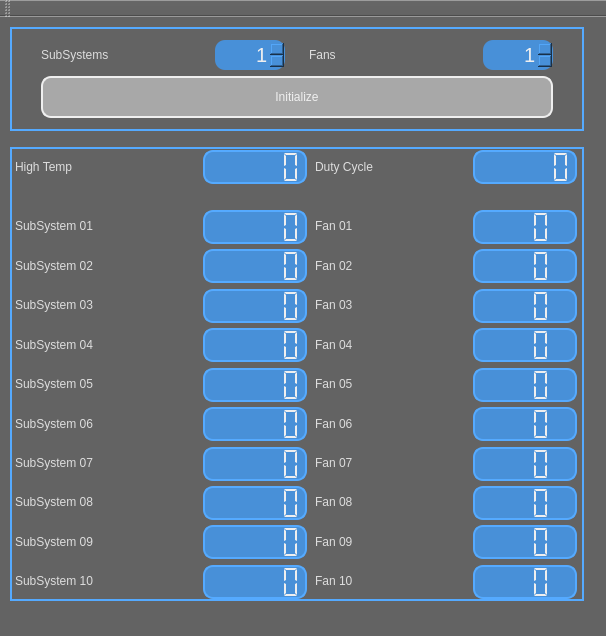
<?xml version="1.0" encoding="UTF-8"?>
<ui version="4.0">
 <class>FanControlUIClass</class>
 <widget class="QMainWindow" name="FanControlUIClass">
  <property name="geometry">
   <rect>
    <x>0</x>
    <y>0</y>
    <width>606</width>
    <height>636</height>
   </rect>
  </property>
  <property name="sizePolicy">
   <sizepolicy hsizetype="Fixed" vsizetype="Fixed">
    <horstretch>0</horstretch>
    <verstretch>0</verstretch>
   </sizepolicy>
  </property>
  <property name="minimumSize">
   <size>
    <width>606</width>
    <height>636</height>
   </size>
  </property>
  <property name="maximumSize">
   <size>
    <width>606</width>
    <height>636</height>
   </size>
  </property>
  <property name="windowTitle">
   <string>Fan Control Demo</string>
  </property>
  <property name="styleSheet">
   <string notr="true">QMainWindow{
	background-color: rgb(99, 99, 99);
}
QWidget{
	background-color: rgb(99, 99, 99);
}</string>
  </property>
  <widget class="QWidget" name="centralWidget">
   <widget class="QFrame" name="gridFrame">
    <property name="geometry">
     <rect>
      <x>10</x>
      <y>130</y>
      <width>574</width>
      <height>454</height>
     </rect>
    </property>
    <property name="sizePolicy">
     <sizepolicy hsizetype="Fixed" vsizetype="Fixed">
      <horstretch>0</horstretch>
      <verstretch>0</verstretch>
     </sizepolicy>
    </property>
    <property name="minimumSize">
     <size>
      <width>574</width>
      <height>454</height>
     </size>
    </property>
    <property name="autoFillBackground">
     <bool>false</bool>
    </property>
    <property name="styleSheet">
     <string notr="true">QFrame { 
   border: 2px solid rgb(85, 170, 255);
	min-height: 450px;
	max-height: 450px;
	min-width: 570px;
	max-width: 570px;
} </string>
    </property>
    <property name="frameShape">
     <enum>QFrame::NoFrame</enum>
    </property>
    <property name="frameShadow">
     <enum>QFrame::Plain</enum>
    </property>
    <property name="lineWidth">
     <number>1</number>
    </property>
    <property name="midLineWidth">
     <number>0</number>
    </property>
    <layout class="QGridLayout" name="gridLayout" columnstretch="0,0,0,0,0,0">
     <property name="sizeConstraint">
      <enum>QLayout::SetDefaultConstraint</enum>
     </property>
     <property name="leftMargin">
      <number>1</number>
     </property>
     <property name="topMargin">
      <number>1</number>
     </property>
     <property name="rightMargin">
      <number>1</number>
     </property>
     <property name="bottomMargin">
      <number>1</number>
     </property>
     <item row="7" column="4">
      <widget class="QLabel" name="lblPwmc05">
       <property name="sizePolicy">
        <sizepolicy hsizetype="Fixed" vsizetype="Fixed">
         <horstretch>0</horstretch>
         <verstretch>0</verstretch>
        </sizepolicy>
       </property>
       <property name="styleSheet">
        <string notr="true">QLabel{
	font: 75 12pt &quot;UD Digi Kyokasho NP-B&quot;;
	color:rgb(221, 221, 221);
   border: none;
	min-height: 30px;
	max-height: 30px;
	min-width: 150px;
	max-width: 150px;
}</string>
       </property>
       <property name="text">
        <string>Fan 05</string>
       </property>
      </widget>
     </item>
     <item row="5" column="3">
      <widget class="QLCDNumber" name="numSubSys03">
       <property name="sizePolicy">
        <sizepolicy hsizetype="Fixed" vsizetype="Fixed">
         <horstretch>0</horstretch>
         <verstretch>0</verstretch>
        </sizepolicy>
       </property>
       <property name="font">
        <font>
         <pointsize>10</pointsize>
         <weight>75</weight>
         <bold>true</bold>
        </font>
       </property>
       <property name="styleSheet">
        <string notr="true">QLCDNumber{
	background-color: rgb(72, 144, 216);
	color: rgb(239, 239, 239);
   border-width: 2px;
   border-radius: 10px;
	min-height: 30px;
	max-height: 30px;
	min-width: 100px;
	max-width: 100px;
}</string>
       </property>
       <property name="smallDecimalPoint">
        <bool>true</bool>
       </property>
       <property name="segmentStyle">
        <enum>QLCDNumber::Flat</enum>
       </property>
      </widget>
     </item>
     <item row="0" column="3">
      <widget class="QLCDNumber" name="numHighTemp">
       <property name="sizePolicy">
        <sizepolicy hsizetype="Fixed" vsizetype="Fixed">
         <horstretch>0</horstretch>
         <verstretch>0</verstretch>
        </sizepolicy>
       </property>
       <property name="styleSheet">
        <string notr="true">QLCDNumber{
	background-color: rgb(72, 144, 216);
	color: rgb(239, 239, 239);
   border-width: 2px;
   border-radius: 10px;
	min-height: 30px;
	max-height: 30px;
	min-width: 100px;
	max-width: 100px;
}</string>
       </property>
       <property name="smallDecimalPoint">
        <bool>true</bool>
       </property>
       <property name="segmentStyle">
        <enum>QLCDNumber::Flat</enum>
       </property>
      </widget>
     </item>
     <item row="9" column="2">
      <widget class="QLabel" name="lblSubSys07">
       <property name="sizePolicy">
        <sizepolicy hsizetype="Fixed" vsizetype="Fixed">
         <horstretch>0</horstretch>
         <verstretch>0</verstretch>
        </sizepolicy>
       </property>
       <property name="styleSheet">
        <string notr="true">QLabel{
	font: 75 12pt &quot;UD Digi Kyokasho NP-B&quot;;
	color:rgb(221, 221, 221);
   border: none;
	min-height: 30px;
	max-height: 30px;
	min-width: 180px;
	max-width: 180px;
}</string>
       </property>
       <property name="text">
        <string>SubSystem 07</string>
       </property>
      </widget>
     </item>
     <item row="3" column="2">
      <widget class="QLabel" name="lblSubSys01">
       <property name="sizePolicy">
        <sizepolicy hsizetype="Fixed" vsizetype="Fixed">
         <horstretch>0</horstretch>
         <verstretch>0</verstretch>
        </sizepolicy>
       </property>
       <property name="styleSheet">
        <string notr="true">QLabel{
	font: 75 12pt &quot;UD Digi Kyokasho NP-B&quot;;
	color:rgb(221, 221, 221);
   border: none;
	min-height: 30px;
	max-height: 30px;
	min-width: 180px;
	max-width: 180px;
}</string>
       </property>
       <property name="text">
        <string>SubSystem 01</string>
       </property>
      </widget>
     </item>
     <item row="4" column="3">
      <widget class="QLCDNumber" name="numSubSys02">
       <property name="sizePolicy">
        <sizepolicy hsizetype="Fixed" vsizetype="Fixed">
         <horstretch>0</horstretch>
         <verstretch>0</verstretch>
        </sizepolicy>
       </property>
       <property name="font">
        <font>
         <pointsize>10</pointsize>
         <weight>75</weight>
         <bold>true</bold>
        </font>
       </property>
       <property name="styleSheet">
        <string notr="true">QLCDNumber{
	background-color: rgb(72, 144, 216);
	color: rgb(239, 239, 239);
   border-width: 2px;
   border-radius: 10px;
	min-height: 30px;
	max-height: 30px;
	min-width: 100px;
	max-width: 100px;
}</string>
       </property>
       <property name="smallDecimalPoint">
        <bool>true</bool>
       </property>
       <property name="segmentStyle">
        <enum>QLCDNumber::Flat</enum>
       </property>
      </widget>
     </item>
     <item row="6" column="4">
      <widget class="QLabel" name="lblPwmc04">
       <property name="sizePolicy">
        <sizepolicy hsizetype="Fixed" vsizetype="Fixed">
         <horstretch>0</horstretch>
         <verstretch>0</verstretch>
        </sizepolicy>
       </property>
       <property name="styleSheet">
        <string notr="true">QLabel{
	font: 75 12pt &quot;UD Digi Kyokasho NP-B&quot;;
	color:rgb(221, 221, 221);
   border: none;
	min-height: 30px;
	max-height: 30px;
	min-width: 150px;
	max-width: 150px;
}</string>
       </property>
       <property name="text">
        <string>Fan 04</string>
       </property>
      </widget>
     </item>
     <item row="7" column="3">
      <widget class="QLCDNumber" name="numSubSys05">
       <property name="sizePolicy">
        <sizepolicy hsizetype="Fixed" vsizetype="Fixed">
         <horstretch>0</horstretch>
         <verstretch>0</verstretch>
        </sizepolicy>
       </property>
       <property name="font">
        <font>
         <pointsize>10</pointsize>
         <weight>75</weight>
         <bold>true</bold>
        </font>
       </property>
       <property name="styleSheet">
        <string notr="true">QLCDNumber{
	background-color: rgb(72, 144, 216);
	color: rgb(239, 239, 239);
   border-width: 2px;
   border-radius: 10px;
	min-height: 30px;
	max-height: 30px;
	min-width: 100px;
	max-width: 100px;
}</string>
       </property>
       <property name="smallDecimalPoint">
        <bool>true</bool>
       </property>
       <property name="segmentStyle">
        <enum>QLCDNumber::Flat</enum>
       </property>
      </widget>
     </item>
     <item row="8" column="2">
      <widget class="QLabel" name="lblSubSys06">
       <property name="sizePolicy">
        <sizepolicy hsizetype="Fixed" vsizetype="Fixed">
         <horstretch>0</horstretch>
         <verstretch>0</verstretch>
        </sizepolicy>
       </property>
       <property name="styleSheet">
        <string notr="true">QLabel{
	font: 75 12pt &quot;UD Digi Kyokasho NP-B&quot;;
	color:rgb(221, 221, 221);
   border: none;
	min-height: 30px;
	max-height: 30px;
	min-width: 180px;
	max-width: 180px;
}</string>
       </property>
       <property name="text">
        <string>SubSystem 06</string>
       </property>
      </widget>
     </item>
     <item row="11" column="2">
      <widget class="QLabel" name="lblSubSys09">
       <property name="sizePolicy">
        <sizepolicy hsizetype="Fixed" vsizetype="Fixed">
         <horstretch>0</horstretch>
         <verstretch>0</verstretch>
        </sizepolicy>
       </property>
       <property name="styleSheet">
        <string notr="true">QLabel{
	font: 75 12pt &quot;UD Digi Kyokasho NP-B&quot;;
	color:rgb(221, 221, 221);
   border: none;
	min-height: 30px;
	max-height: 30px;
	min-width: 180px;
	max-width: 180px;
}</string>
       </property>
       <property name="text">
        <string>SubSystem 09</string>
       </property>
      </widget>
     </item>
     <item row="4" column="2">
      <widget class="QLabel" name="lblSubSys02">
       <property name="sizePolicy">
        <sizepolicy hsizetype="Fixed" vsizetype="Fixed">
         <horstretch>0</horstretch>
         <verstretch>0</verstretch>
        </sizepolicy>
       </property>
       <property name="styleSheet">
        <string notr="true">QLabel{
	font: 75 12pt &quot;UD Digi Kyokasho NP-B&quot;;
	color:rgb(221, 221, 221);
   border: none;
	min-height: 30px;
	max-height: 30px;
	min-width: 180px;
	max-width: 180px;
}</string>
       </property>
       <property name="text">
        <string>SubSystem 02</string>
       </property>
      </widget>
     </item>
     <item row="7" column="2">
      <widget class="QLabel" name="lblSubSys05">
       <property name="sizePolicy">
        <sizepolicy hsizetype="Fixed" vsizetype="Fixed">
         <horstretch>0</horstretch>
         <verstretch>0</verstretch>
        </sizepolicy>
       </property>
       <property name="styleSheet">
        <string notr="true">QLabel{
	font: 75 12pt &quot;UD Digi Kyokasho NP-B&quot;;
	color:rgb(221, 221, 221);
   border: none;
	min-height: 30px;
	max-height: 30px;
	min-width: 180px;
	max-width: 180px;
}</string>
       </property>
       <property name="text">
        <string>SubSystem 05</string>
       </property>
      </widget>
     </item>
     <item row="4" column="4">
      <widget class="QLabel" name="lblPwmc02">
       <property name="sizePolicy">
        <sizepolicy hsizetype="Fixed" vsizetype="Fixed">
         <horstretch>0</horstretch>
         <verstretch>0</verstretch>
        </sizepolicy>
       </property>
       <property name="styleSheet">
        <string notr="true">QLabel{
	font: 75 12pt &quot;UD Digi Kyokasho NP-B&quot;;
	color:rgb(221, 221, 221);
   border: none;
	min-height: 30px;
	max-height: 30px;
	min-width: 150px;
	max-width: 150px;
}</string>
       </property>
       <property name="text">
        <string>Fan 02</string>
       </property>
      </widget>
     </item>
     <item row="0" column="5">
      <widget class="QLCDNumber" name="numDutyCycle">
       <property name="sizePolicy">
        <sizepolicy hsizetype="Fixed" vsizetype="Fixed">
         <horstretch>0</horstretch>
         <verstretch>0</verstretch>
        </sizepolicy>
       </property>
       <property name="font">
        <font>
         <pointsize>10</pointsize>
         <weight>50</weight>
         <bold>false</bold>
        </font>
       </property>
       <property name="styleSheet">
        <string notr="true">QLCDNumber{
	background-color: rgb(72, 144, 216);
	color: rgb(239, 239, 239);
   border-width: 2px;
   border-radius: 10px;
	min-height: 30px;
	max-height: 30px;
	min-width: 100px;
	max-width: 100px;
}</string>
       </property>
       <property name="frameShape">
        <enum>QFrame::Box</enum>
       </property>
       <property name="frameShadow">
        <enum>QFrame::Raised</enum>
       </property>
       <property name="lineWidth">
        <number>1</number>
       </property>
       <property name="smallDecimalPoint">
        <bool>true</bool>
       </property>
       <property name="digitCount">
        <number>5</number>
       </property>
       <property name="segmentStyle">
        <enum>QLCDNumber::Flat</enum>
       </property>
      </widget>
     </item>
     <item row="6" column="3">
      <widget class="QLCDNumber" name="numSubSys04">
       <property name="sizePolicy">
        <sizepolicy hsizetype="Fixed" vsizetype="Fixed">
         <horstretch>0</horstretch>
         <verstretch>0</verstretch>
        </sizepolicy>
       </property>
       <property name="font">
        <font>
         <pointsize>10</pointsize>
         <weight>75</weight>
         <bold>true</bold>
        </font>
       </property>
       <property name="styleSheet">
        <string notr="true">QLCDNumber{
	background-color: rgb(72, 144, 216);
	color: rgb(239, 239, 239);
   border-width: 2px;
   border-radius: 10px;
	min-height: 30px;
	max-height: 30px;
	min-width: 100px;
	max-width: 100px;
}</string>
       </property>
       <property name="smallDecimalPoint">
        <bool>true</bool>
       </property>
       <property name="segmentStyle">
        <enum>QLCDNumber::Flat</enum>
       </property>
      </widget>
     </item>
     <item row="3" column="4">
      <widget class="QLabel" name="lblPwmc01">
       <property name="sizePolicy">
        <sizepolicy hsizetype="Fixed" vsizetype="Fixed">
         <horstretch>0</horstretch>
         <verstretch>0</verstretch>
        </sizepolicy>
       </property>
       <property name="styleSheet">
        <string notr="true">QLabel{
	font: 75 12pt &quot;UD Digi Kyokasho NP-B&quot;;
	color:rgb(221, 221, 221);
   border: none;
	min-height: 30px;
	max-height: 30px;
	min-width: 150px;
	max-width: 150px;
}</string>
       </property>
       <property name="text">
        <string>Fan 01</string>
       </property>
      </widget>
     </item>
     <item row="3" column="3">
      <widget class="QLCDNumber" name="numSubSys01">
       <property name="sizePolicy">
        <sizepolicy hsizetype="Fixed" vsizetype="Fixed">
         <horstretch>0</horstretch>
         <verstretch>0</verstretch>
        </sizepolicy>
       </property>
       <property name="font">
        <font>
         <pointsize>10</pointsize>
         <weight>75</weight>
         <bold>true</bold>
        </font>
       </property>
       <property name="styleSheet">
        <string notr="true">QLCDNumber{
	background-color: rgb(72, 144, 216);
	color: rgb(239, 239, 239);
   border-width: 2px;
   border-radius: 10px;
	min-height: 30px;
	max-height: 30px;
	min-width: 100px;
	max-width: 100px;
}</string>
       </property>
       <property name="smallDecimalPoint">
        <bool>true</bool>
       </property>
       <property name="segmentStyle">
        <enum>QLCDNumber::Flat</enum>
       </property>
      </widget>
     </item>
     <item row="0" column="2">
      <widget class="QLabel" name="lblHighTemp">
       <property name="sizePolicy">
        <sizepolicy hsizetype="Fixed" vsizetype="Fixed">
         <horstretch>0</horstretch>
         <verstretch>0</verstretch>
        </sizepolicy>
       </property>
       <property name="minimumSize">
        <size>
         <width>180</width>
         <height>30</height>
        </size>
       </property>
       <property name="styleSheet">
        <string notr="true">QLabel{
	font: 75 12pt &quot;UD Digi Kyokasho NP-B&quot;;
	color:rgb(221, 221, 221);
   border: none;
	min-height: 30px;
	max-height: 30px;
	min-width: 180px;
	max-width: 180px;
}</string>
       </property>
       <property name="text">
        <string>High Temp</string>
       </property>
      </widget>
     </item>
     <item row="7" column="5">
      <widget class="QLCDNumber" name="numPwmc05">
       <property name="sizePolicy">
        <sizepolicy hsizetype="Fixed" vsizetype="Fixed">
         <horstretch>0</horstretch>
         <verstretch>0</verstretch>
        </sizepolicy>
       </property>
       <property name="font">
        <font>
         <pointsize>10</pointsize>
         <weight>75</weight>
         <bold>true</bold>
        </font>
       </property>
       <property name="styleSheet">
        <string notr="true">QLCDNumber{
	background-color: rgb(72, 144, 216);
	color: rgb(239, 239, 239);
   border-width: 2px;
   border-radius: 10px;
	min-height: 30px;
	max-height: 30px;
	min-width: 100px;
	max-width: 100px;
}</string>
       </property>
       <property name="digitCount">
        <number>3</number>
       </property>
       <property name="segmentStyle">
        <enum>QLCDNumber::Flat</enum>
       </property>
      </widget>
     </item>
     <item row="1" column="2" colspan="4">
      <spacer name="horizontalSpacer">
       <property name="orientation">
        <enum>Qt::Horizontal</enum>
       </property>
       <property name="sizeHint" stdset="0">
        <size>
         <width>40</width>
         <height>20</height>
        </size>
       </property>
      </spacer>
     </item>
     <item row="6" column="2">
      <widget class="QLabel" name="lblSubSys04">
       <property name="sizePolicy">
        <sizepolicy hsizetype="Fixed" vsizetype="Fixed">
         <horstretch>0</horstretch>
         <verstretch>0</verstretch>
        </sizepolicy>
       </property>
       <property name="styleSheet">
        <string notr="true">QLabel{
	font: 75 12pt &quot;UD Digi Kyokasho NP-B&quot;;
	color:rgb(221, 221, 221);
   border: none;
	min-height: 30px;
	max-height: 30px;
	min-width: 180px;
	max-width: 180px;
}</string>
       </property>
       <property name="text">
        <string>SubSystem 04</string>
       </property>
      </widget>
     </item>
     <item row="0" column="4">
      <widget class="QLabel" name="lblDutyCycle">
       <property name="sizePolicy">
        <sizepolicy hsizetype="Fixed" vsizetype="Fixed">
         <horstretch>0</horstretch>
         <verstretch>0</verstretch>
        </sizepolicy>
       </property>
       <property name="styleSheet">
        <string notr="true">QLabel{
	font: 75 12pt &quot;UD Digi Kyokasho NP-B&quot;;
	color:rgb(221, 221, 221);
   border: none;
	min-height: 30px;
	max-height: 30px;
	min-width: 150px;
	max-width: 150px;
}</string>
       </property>
       <property name="text">
        <string>Duty Cycle</string>
       </property>
      </widget>
     </item>
     <item row="5" column="2">
      <widget class="QLabel" name="lblSubSys03">
       <property name="sizePolicy">
        <sizepolicy hsizetype="Fixed" vsizetype="Fixed">
         <horstretch>0</horstretch>
         <verstretch>0</verstretch>
        </sizepolicy>
       </property>
       <property name="styleSheet">
        <string notr="true">QLabel{
	font: 75 12pt &quot;UD Digi Kyokasho NP-B&quot;;
	color:rgb(221, 221, 221);
   border: none;
	min-height: 30px;
	max-height: 30px;
	min-width: 180px;
	max-width: 180px;
}</string>
       </property>
       <property name="text">
        <string>SubSystem 03</string>
       </property>
      </widget>
     </item>
     <item row="6" column="5">
      <widget class="QLCDNumber" name="numPwmc04">
       <property name="sizePolicy">
        <sizepolicy hsizetype="Fixed" vsizetype="Fixed">
         <horstretch>0</horstretch>
         <verstretch>0</verstretch>
        </sizepolicy>
       </property>
       <property name="font">
        <font>
         <pointsize>10</pointsize>
         <weight>75</weight>
         <bold>true</bold>
        </font>
       </property>
       <property name="styleSheet">
        <string notr="true">QLCDNumber{
	background-color: rgb(72, 144, 216);
	color: rgb(239, 239, 239);
   border-width: 2px;
   border-radius: 10px;
	min-height: 30px;
	max-height: 30px;
	min-width: 100px;
	max-width: 100px;
}</string>
       </property>
       <property name="digitCount">
        <number>3</number>
       </property>
       <property name="segmentStyle">
        <enum>QLCDNumber::Flat</enum>
       </property>
      </widget>
     </item>
     <item row="3" column="5">
      <widget class="QLCDNumber" name="numPwmc01">
       <property name="sizePolicy">
        <sizepolicy hsizetype="Fixed" vsizetype="Fixed">
         <horstretch>0</horstretch>
         <verstretch>0</verstretch>
        </sizepolicy>
       </property>
       <property name="font">
        <font>
         <pointsize>10</pointsize>
         <weight>75</weight>
         <bold>true</bold>
        </font>
       </property>
       <property name="styleSheet">
        <string notr="true">QLCDNumber{
	background-color: rgb(72, 144, 216);
	color: rgb(239, 239, 239);
   border-width: 2px;
   border-radius: 10px;
	min-height: 30px;
	max-height: 30px;
	min-width: 100px;
	max-width: 100px;
}</string>
       </property>
       <property name="digitCount">
        <number>3</number>
       </property>
       <property name="segmentStyle">
        <enum>QLCDNumber::Flat</enum>
       </property>
      </widget>
     </item>
     <item row="5" column="5">
      <widget class="QLCDNumber" name="numPwmc03">
       <property name="sizePolicy">
        <sizepolicy hsizetype="Fixed" vsizetype="Fixed">
         <horstretch>0</horstretch>
         <verstretch>0</verstretch>
        </sizepolicy>
       </property>
       <property name="font">
        <font>
         <pointsize>10</pointsize>
         <weight>75</weight>
         <bold>true</bold>
        </font>
       </property>
       <property name="styleSheet">
        <string notr="true">QLCDNumber{
	background-color: rgb(72, 144, 216);
	color: rgb(239, 239, 239);
   border-width: 2px;
   border-radius: 10px;
	min-height: 30px;
	max-height: 30px;
	min-width: 100px;
	max-width: 100px;
}</string>
       </property>
       <property name="digitCount">
        <number>3</number>
       </property>
       <property name="segmentStyle">
        <enum>QLCDNumber::Flat</enum>
       </property>
      </widget>
     </item>
     <item row="10" column="2">
      <widget class="QLabel" name="lblSubSys08">
       <property name="sizePolicy">
        <sizepolicy hsizetype="Fixed" vsizetype="Fixed">
         <horstretch>0</horstretch>
         <verstretch>0</verstretch>
        </sizepolicy>
       </property>
       <property name="styleSheet">
        <string notr="true">QLabel{
	font: 75 12pt &quot;UD Digi Kyokasho NP-B&quot;;
	color:rgb(221, 221, 221);
   border: none;
	min-height: 30px;
	max-height: 30px;
	min-width: 180px;
	max-width: 180px;
}</string>
       </property>
       <property name="text">
        <string>SubSystem 08</string>
       </property>
      </widget>
     </item>
     <item row="5" column="4">
      <widget class="QLabel" name="lblPwmc03">
       <property name="sizePolicy">
        <sizepolicy hsizetype="Fixed" vsizetype="Fixed">
         <horstretch>0</horstretch>
         <verstretch>0</verstretch>
        </sizepolicy>
       </property>
       <property name="styleSheet">
        <string notr="true">QLabel{
	font: 75 12pt &quot;UD Digi Kyokasho NP-B&quot;;
	color:rgb(221, 221, 221);
   border: none;
	min-height: 30px;
	max-height: 30px;
	min-width: 150px;
	max-width: 150px;
}</string>
       </property>
       <property name="text">
        <string>Fan 03</string>
       </property>
      </widget>
     </item>
     <item row="4" column="5">
      <widget class="QLCDNumber" name="numPwmc02">
       <property name="sizePolicy">
        <sizepolicy hsizetype="Fixed" vsizetype="Fixed">
         <horstretch>0</horstretch>
         <verstretch>0</verstretch>
        </sizepolicy>
       </property>
       <property name="font">
        <font>
         <pointsize>10</pointsize>
         <weight>75</weight>
         <bold>true</bold>
        </font>
       </property>
       <property name="styleSheet">
        <string notr="true">QLCDNumber{
	background-color: rgb(72, 144, 216);
	color: rgb(239, 239, 239);
   border-width: 2px;
   border-radius: 10px;
	min-height: 30px;
	max-height: 30px;
	min-width: 100px;
	max-width: 100px;
}</string>
       </property>
       <property name="digitCount">
        <number>3</number>
       </property>
       <property name="segmentStyle">
        <enum>QLCDNumber::Flat</enum>
       </property>
      </widget>
     </item>
     <item row="12" column="2">
      <widget class="QLabel" name="lblSubSys10">
       <property name="sizePolicy">
        <sizepolicy hsizetype="Fixed" vsizetype="Fixed">
         <horstretch>0</horstretch>
         <verstretch>0</verstretch>
        </sizepolicy>
       </property>
       <property name="styleSheet">
        <string notr="true">QLabel{
	font: 75 12pt &quot;UD Digi Kyokasho NP-B&quot;;
	color:rgb(221, 221, 221);
   border: none;
	min-height: 30px;
	max-height: 30px;
	min-width: 180px;
	max-width: 180px;
}</string>
       </property>
       <property name="text">
        <string>SubSystem 10</string>
       </property>
      </widget>
     </item>
     <item row="8" column="3">
      <widget class="QLCDNumber" name="numSubSys06">
       <property name="sizePolicy">
        <sizepolicy hsizetype="Fixed" vsizetype="Fixed">
         <horstretch>0</horstretch>
         <verstretch>0</verstretch>
        </sizepolicy>
       </property>
       <property name="font">
        <font>
         <pointsize>10</pointsize>
         <weight>75</weight>
         <bold>true</bold>
        </font>
       </property>
       <property name="styleSheet">
        <string notr="true">QLCDNumber{
	background-color: rgb(72, 144, 216);
	color: rgb(239, 239, 239);
   border-width: 2px;
   border-radius: 10px;
	min-height: 30px;
	max-height: 30px;
	min-width: 100px;
	max-width: 100px;
}</string>
       </property>
       <property name="smallDecimalPoint">
        <bool>true</bool>
       </property>
       <property name="segmentStyle">
        <enum>QLCDNumber::Flat</enum>
       </property>
      </widget>
     </item>
     <item row="9" column="3">
      <widget class="QLCDNumber" name="numSubSys07">
       <property name="sizePolicy">
        <sizepolicy hsizetype="Fixed" vsizetype="Fixed">
         <horstretch>0</horstretch>
         <verstretch>0</verstretch>
        </sizepolicy>
       </property>
       <property name="font">
        <font>
         <pointsize>10</pointsize>
         <weight>75</weight>
         <bold>true</bold>
        </font>
       </property>
       <property name="styleSheet">
        <string notr="true">QLCDNumber{
	background-color: rgb(72, 144, 216);
	color: rgb(239, 239, 239);
   border-width: 2px;
   border-radius: 10px;
	min-height: 30px;
	max-height: 30px;
	min-width: 100px;
	max-width: 100px;
}</string>
       </property>
       <property name="smallDecimalPoint">
        <bool>true</bool>
       </property>
       <property name="segmentStyle">
        <enum>QLCDNumber::Flat</enum>
       </property>
      </widget>
     </item>
     <item row="10" column="3">
      <widget class="QLCDNumber" name="numSubSys08">
       <property name="sizePolicy">
        <sizepolicy hsizetype="Fixed" vsizetype="Fixed">
         <horstretch>0</horstretch>
         <verstretch>0</verstretch>
        </sizepolicy>
       </property>
       <property name="font">
        <font>
         <pointsize>10</pointsize>
         <weight>75</weight>
         <bold>true</bold>
        </font>
       </property>
       <property name="styleSheet">
        <string notr="true">QLCDNumber{
	background-color: rgb(72, 144, 216);
	color: rgb(239, 239, 239);
   border-width: 2px;
   border-radius: 10px;
	min-height: 30px;
	max-height: 30px;
	min-width: 100px;
	max-width: 100px;
}</string>
       </property>
       <property name="smallDecimalPoint">
        <bool>true</bool>
       </property>
       <property name="segmentStyle">
        <enum>QLCDNumber::Flat</enum>
       </property>
      </widget>
     </item>
     <item row="11" column="3">
      <widget class="QLCDNumber" name="numSubSys09">
       <property name="sizePolicy">
        <sizepolicy hsizetype="Fixed" vsizetype="Fixed">
         <horstretch>0</horstretch>
         <verstretch>0</verstretch>
        </sizepolicy>
       </property>
       <property name="font">
        <font>
         <pointsize>10</pointsize>
         <weight>75</weight>
         <bold>true</bold>
        </font>
       </property>
       <property name="styleSheet">
        <string notr="true">QLCDNumber{
	background-color: rgb(72, 144, 216);
	color: rgb(239, 239, 239);
   border-width: 2px;
   border-radius: 10px;
	min-height: 30px;
	max-height: 30px;
	min-width: 100px;
	max-width: 100px;
}</string>
       </property>
       <property name="smallDecimalPoint">
        <bool>true</bool>
       </property>
       <property name="segmentStyle">
        <enum>QLCDNumber::Flat</enum>
       </property>
      </widget>
     </item>
     <item row="12" column="3">
      <widget class="QLCDNumber" name="numSubSys10">
       <property name="sizePolicy">
        <sizepolicy hsizetype="Fixed" vsizetype="Fixed">
         <horstretch>0</horstretch>
         <verstretch>0</verstretch>
        </sizepolicy>
       </property>
       <property name="font">
        <font>
         <pointsize>10</pointsize>
         <weight>75</weight>
         <bold>true</bold>
        </font>
       </property>
       <property name="styleSheet">
        <string notr="true">QLCDNumber{
	background-color: rgb(72, 144, 216);
	color: rgb(239, 239, 239);
   border-width: 2px;
   border-radius: 10px;
	min-height: 30px;
	max-height: 30px;
	min-width: 100px;
	max-width: 100px;
}</string>
       </property>
       <property name="smallDecimalPoint">
        <bool>true</bool>
       </property>
       <property name="segmentStyle">
        <enum>QLCDNumber::Flat</enum>
       </property>
      </widget>
     </item>
     <item row="8" column="5">
      <widget class="QLCDNumber" name="numPwmc06">
       <property name="sizePolicy">
        <sizepolicy hsizetype="Fixed" vsizetype="Fixed">
         <horstretch>0</horstretch>
         <verstretch>0</verstretch>
        </sizepolicy>
       </property>
       <property name="font">
        <font>
         <pointsize>10</pointsize>
         <weight>75</weight>
         <bold>true</bold>
        </font>
       </property>
       <property name="styleSheet">
        <string notr="true">QLCDNumber{
	background-color: rgb(72, 144, 216);
	color: rgb(239, 239, 239);
   border-width: 2px;
   border-radius: 10px;
	min-height: 30px;
	max-height: 30px;
	min-width: 100px;
	max-width: 100px;
}</string>
       </property>
       <property name="digitCount">
        <number>3</number>
       </property>
       <property name="segmentStyle">
        <enum>QLCDNumber::Flat</enum>
       </property>
      </widget>
     </item>
     <item row="9" column="5">
      <widget class="QLCDNumber" name="numPwmc07">
       <property name="sizePolicy">
        <sizepolicy hsizetype="Fixed" vsizetype="Fixed">
         <horstretch>0</horstretch>
         <verstretch>0</verstretch>
        </sizepolicy>
       </property>
       <property name="font">
        <font>
         <pointsize>10</pointsize>
         <weight>75</weight>
         <bold>true</bold>
        </font>
       </property>
       <property name="styleSheet">
        <string notr="true">QLCDNumber{
	background-color: rgb(72, 144, 216);
	color: rgb(239, 239, 239);
   border-width: 2px;
   border-radius: 10px;
	min-height: 30px;
	max-height: 30px;
	min-width: 100px;
	max-width: 100px;
}</string>
       </property>
       <property name="digitCount">
        <number>3</number>
       </property>
       <property name="segmentStyle">
        <enum>QLCDNumber::Flat</enum>
       </property>
      </widget>
     </item>
     <item row="10" column="5">
      <widget class="QLCDNumber" name="numPwmc08">
       <property name="sizePolicy">
        <sizepolicy hsizetype="Fixed" vsizetype="Fixed">
         <horstretch>0</horstretch>
         <verstretch>0</verstretch>
        </sizepolicy>
       </property>
       <property name="font">
        <font>
         <pointsize>10</pointsize>
         <weight>75</weight>
         <bold>true</bold>
        </font>
       </property>
       <property name="styleSheet">
        <string notr="true">QLCDNumber{
	background-color: rgb(72, 144, 216);
	color: rgb(239, 239, 239);
   border-width: 2px;
   border-radius: 10px;
	min-height: 30px;
	max-height: 30px;
	min-width: 100px;
	max-width: 100px;
}</string>
       </property>
       <property name="digitCount">
        <number>3</number>
       </property>
       <property name="segmentStyle">
        <enum>QLCDNumber::Flat</enum>
       </property>
      </widget>
     </item>
     <item row="11" column="5">
      <widget class="QLCDNumber" name="numPwmc09">
       <property name="sizePolicy">
        <sizepolicy hsizetype="Fixed" vsizetype="Fixed">
         <horstretch>0</horstretch>
         <verstretch>0</verstretch>
        </sizepolicy>
       </property>
       <property name="font">
        <font>
         <pointsize>10</pointsize>
         <weight>75</weight>
         <bold>true</bold>
        </font>
       </property>
       <property name="styleSheet">
        <string notr="true">QLCDNumber{
	background-color: rgb(72, 144, 216);
	color: rgb(239, 239, 239);
   border-width: 2px;
   border-radius: 10px;
	min-height: 30px;
	max-height: 30px;
	min-width: 100px;
	max-width: 100px;
}</string>
       </property>
       <property name="digitCount">
        <number>3</number>
       </property>
       <property name="segmentStyle">
        <enum>QLCDNumber::Flat</enum>
       </property>
      </widget>
     </item>
     <item row="12" column="5">
      <widget class="QLCDNumber" name="numPwmc10">
       <property name="sizePolicy">
        <sizepolicy hsizetype="Fixed" vsizetype="Fixed">
         <horstretch>0</horstretch>
         <verstretch>0</verstretch>
        </sizepolicy>
       </property>
       <property name="font">
        <font>
         <pointsize>10</pointsize>
         <weight>75</weight>
         <bold>true</bold>
        </font>
       </property>
       <property name="styleSheet">
        <string notr="true">QLCDNumber{
	background-color: rgb(72, 144, 216);
	color: rgb(239, 239, 239);
   border-width: 2px;
   border-radius: 10px;
	min-height: 30px;
	max-height: 30px;
	min-width: 100px;
	max-width: 100px;
}</string>
       </property>
       <property name="digitCount">
        <number>3</number>
       </property>
       <property name="segmentStyle">
        <enum>QLCDNumber::Flat</enum>
       </property>
      </widget>
     </item>
     <item row="8" column="4">
      <widget class="QLabel" name="lblPwmc06">
       <property name="sizePolicy">
        <sizepolicy hsizetype="Fixed" vsizetype="Fixed">
         <horstretch>0</horstretch>
         <verstretch>0</verstretch>
        </sizepolicy>
       </property>
       <property name="styleSheet">
        <string notr="true">QLabel{
	font: 75 12pt &quot;UD Digi Kyokasho NP-B&quot;;
	color:rgb(221, 221, 221);
   border: none;
	min-height: 30px;
	max-height: 30px;
	min-width: 150px;
	max-width: 150px;
}</string>
       </property>
       <property name="text">
        <string>Fan 06</string>
       </property>
      </widget>
     </item>
     <item row="9" column="4">
      <widget class="QLabel" name="lblPwmc07">
       <property name="sizePolicy">
        <sizepolicy hsizetype="Fixed" vsizetype="Fixed">
         <horstretch>0</horstretch>
         <verstretch>0</verstretch>
        </sizepolicy>
       </property>
       <property name="styleSheet">
        <string notr="true">QLabel{
	font: 75 12pt &quot;UD Digi Kyokasho NP-B&quot;;
	color:rgb(221, 221, 221);
   border: none;
	min-height: 30px;
	max-height: 30px;
	min-width: 150px;
	max-width: 150px;
}</string>
       </property>
       <property name="text">
        <string>Fan 07</string>
       </property>
      </widget>
     </item>
     <item row="10" column="4">
      <widget class="QLabel" name="lblPwmc08">
       <property name="sizePolicy">
        <sizepolicy hsizetype="Fixed" vsizetype="Fixed">
         <horstretch>0</horstretch>
         <verstretch>0</verstretch>
        </sizepolicy>
       </property>
       <property name="styleSheet">
        <string notr="true">QLabel{
	font: 75 12pt &quot;UD Digi Kyokasho NP-B&quot;;
	color:rgb(221, 221, 221);
   border: none;
	min-height: 30px;
	max-height: 30px;
	min-width: 150px;
	max-width: 150px;
}</string>
       </property>
       <property name="text">
        <string>Fan 08</string>
       </property>
      </widget>
     </item>
     <item row="11" column="4">
      <widget class="QLabel" name="lblPwmc09">
       <property name="sizePolicy">
        <sizepolicy hsizetype="Fixed" vsizetype="Fixed">
         <horstretch>0</horstretch>
         <verstretch>0</verstretch>
        </sizepolicy>
       </property>
       <property name="styleSheet">
        <string notr="true">QLabel{
	font: 75 12pt &quot;UD Digi Kyokasho NP-B&quot;;
	color:rgb(221, 221, 221);
   border: none;
	min-height: 30px;
	max-height: 30px;
	min-width: 150px;
	max-width: 150px;
}</string>
       </property>
       <property name="text">
        <string>Fan 09</string>
       </property>
      </widget>
     </item>
     <item row="12" column="4">
      <widget class="QLabel" name="lblPwmc10">
       <property name="sizePolicy">
        <sizepolicy hsizetype="Fixed" vsizetype="Fixed">
         <horstretch>0</horstretch>
         <verstretch>0</verstretch>
        </sizepolicy>
       </property>
       <property name="styleSheet">
        <string notr="true">QLabel{
	font: 75 12pt &quot;UD Digi Kyokasho NP-B&quot;;
	color:rgb(221, 221, 221);
   border: none;
	min-height: 30px;
	max-height: 30px;
	min-width: 150px;
	max-width: 150px;
}</string>
       </property>
       <property name="text">
        <string>Fan 10</string>
       </property>
      </widget>
     </item>
    </layout>
    <zorder>lblSubSys03</zorder>
    <zorder>lblSubSys02</zorder>
    <zorder>lblSubSys01</zorder>
    <zorder>lblPwmc01</zorder>
    <zorder>lblPwmc02</zorder>
    <zorder>lblPwmc03</zorder>
    <zorder>lblSubSys05</zorder>
    <zorder>lblSubSys04</zorder>
    <zorder>lblPwmc04</zorder>
    <zorder>lblPwmc05</zorder>
    <zorder>lblHighTemp</zorder>
    <zorder>lblDutyCycle</zorder>
    <zorder>horizontalSpacer</zorder>
    <zorder>numPwmc04</zorder>
    <zorder>numPwmc02</zorder>
    <zorder>numSubSys01</zorder>
    <zorder>numSubSys03</zorder>
    <zorder>numHighTemp</zorder>
    <zorder>numPwmc01</zorder>
    <zorder>numSubSys02</zorder>
    <zorder>numDutyCycle</zorder>
    <zorder>numSubSys04</zorder>
    <zorder>numSubSys05</zorder>
    <zorder>numPwmc05</zorder>
    <zorder>numPwmc03</zorder>
    <zorder>lblSubSys06</zorder>
    <zorder>lblSubSys07</zorder>
    <zorder>lblSubSys08</zorder>
    <zorder>lblSubSys09</zorder>
    <zorder>lblSubSys10</zorder>
    <zorder>numSubSys06</zorder>
    <zorder>numSubSys07</zorder>
    <zorder>numSubSys08</zorder>
    <zorder>numSubSys09</zorder>
    <zorder>numSubSys10</zorder>
    <zorder>lblPwmc06</zorder>
    <zorder>lblPwmc07</zorder>
    <zorder>lblPwmc08</zorder>
    <zorder>lblPwmc09</zorder>
    <zorder>lblPwmc10</zorder>
    <zorder>numPwmc09</zorder>
    <zorder>numPwmc06</zorder>
    <zorder>numPwmc07</zorder>
    <zorder>numPwmc10</zorder>
    <zorder>numPwmc08</zorder>
   </widget>
   <widget class="QFrame" name="gridFrame">
    <property name="geometry">
     <rect>
      <x>10</x>
      <y>10</y>
      <width>574</width>
      <height>104</height>
     </rect>
    </property>
    <property name="sizePolicy">
     <sizepolicy hsizetype="Fixed" vsizetype="Fixed">
      <horstretch>0</horstretch>
      <verstretch>0</verstretch>
     </sizepolicy>
    </property>
    <property name="styleSheet">
     <string notr="true">QFrame { 
   border: 2px solid rgb(85, 170, 255);
	min-height: 100px;
	max-height: 100px;
	min-width: 570px;
	max-width: 570px;
} </string>
    </property>
    <layout class="QGridLayout" name="gridLayout_2">
     <item row="0" column="2">
      <widget class="QLabel" name="lblNumFans">
       <property name="styleSheet">
        <string notr="true">QLabel{
	font: 75 12pt &quot;UD Digi Kyokasho NP-B&quot;;
	color:rgb(221, 221, 221);
   border: none;
	min-height: 30px;
	max-height: 30px;
	min-width: 150px;
	max-width: 150px;
}</string>
       </property>
       <property name="text">
        <string>Fans</string>
       </property>
      </widget>
     </item>
     <item row="0" column="0">
      <widget class="QLabel" name="lblNumSubSystems">
       <property name="styleSheet">
        <string notr="true">QLabel{
	font: 75 12pt &quot;UD Digi Kyokasho NP-B&quot;;
	color:rgb(221, 221, 221);
   border: none;
	min-height: 30px;
	max-height: 30px;
	min-width: 150px;
	max-width: 150px;
}</string>
       </property>
       <property name="text">
        <string>SubSystems</string>
       </property>
      </widget>
     </item>
     <item row="0" column="1">
      <widget class="QSpinBox" name="sbNumSubSystems">
       <property name="styleSheet">
        <string notr="true">QSpinBox{
	background-color: rgb(72, 144, 216);
	color: rgb(239, 239, 239);
   border-width: 2px;
   border-radius: 10px;
	min-height: 30px;
	max-height: 30px;
	min-width: 70px;
	max-width: 70px;
	font-size: 20px;
}

QSpinBox:Disabled{
	background-color: rgb(48, 96, 144);
}

QSpinBox:Pressed{
	background-color: rgb(84, 201, 255);
	color: rgb(239, 239, 239);
}</string>
       </property>
       <property name="alignment">
        <set>Qt::AlignRight|Qt::AlignTrailing|Qt::AlignVCenter</set>
       </property>
       <property name="minimum">
        <number>1</number>
       </property>
       <property name="maximum">
        <number>10</number>
       </property>
      </widget>
     </item>
     <item row="0" column="3">
      <widget class="QSpinBox" name="sbNumFans">
       <property name="styleSheet">
        <string notr="true">QSpinBox{
	background-color: rgb(72, 144, 216);
	color: rgb(239, 239, 239);
   border-width: 2px;
   border-radius: 10px;
	min-height: 30px;
	max-height: 30px;
	min-width: 70px;
	max-width: 70px;
	font-size: 20px;
}

QSpinBox:Disabled{
	background-color: rgb(48, 96, 144);
}

QSpinBox:Pressed{
	background-color: rgb(84, 201, 255);
	color: rgb(239, 239, 239);
}</string>
       </property>
       <property name="alignment">
        <set>Qt::AlignRight|Qt::AlignTrailing|Qt::AlignVCenter</set>
       </property>
       <property name="minimum">
        <number>1</number>
       </property>
       <property name="maximum">
        <number>10</number>
       </property>
      </widget>
     </item>
     <item row="1" column="0" colspan="4">
      <widget class="QPushButton" name="btnStartStop">
       <property name="styleSheet">
        <string notr="true">QPushButton{
	background-color: rgb(168, 168, 168);
	color: rgb(239, 239, 239);
	font: 75 14pt &quot;UD Digi Kyokasho NP-B&quot;;
 border-style: solid;
 border-width:2px;
 border-radius:10px;
 max-height:80px;
 min-height:30px;
}


QPushButton:Pressed{
	background-color: rgb(72, 144, 216);
	color: rgb(255, 255, 255);
	font: 75 14pt &quot;UD Digi Kyokasho NP-B&quot;;
}</string>
       </property>
       <property name="text">
        <string>Initialize</string>
       </property>
      </widget>
     </item>
    </layout>
   </widget>
  </widget>
  <widget class="QToolBar" name="mainToolBar">
   <attribute name="toolBarArea">
    <enum>TopToolBarArea</enum>
   </attribute>
   <attribute name="toolBarBreak">
    <bool>false</bool>
   </attribute>
  </widget>
 </widget>
 <layoutdefault spacing="6" margin="11"/>
 <resources>
  <include location="FanControlUI.qrc"/>
 </resources>
 <connections/>
</ui>
